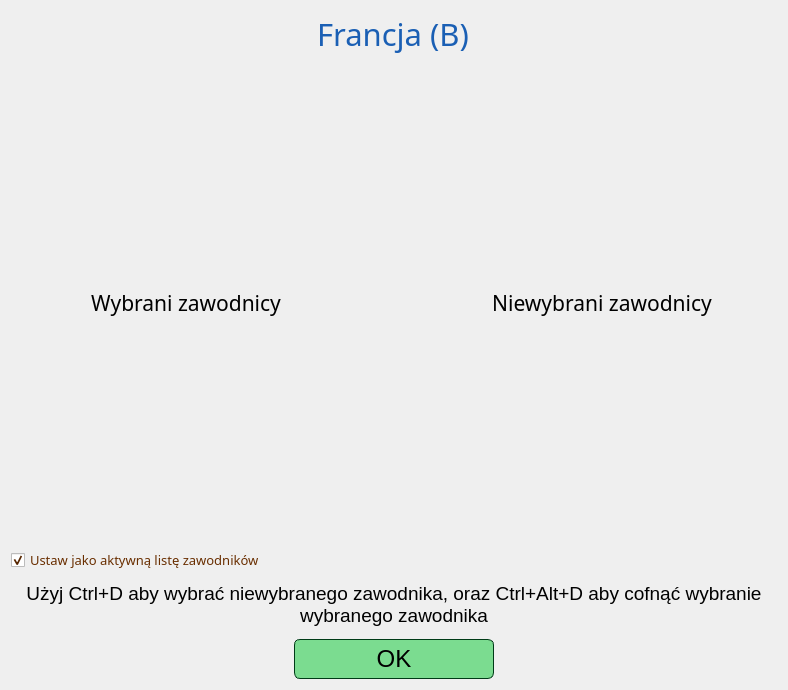
<?xml version="1.0" encoding="UTF-8"?>
<ui version="4.0">
 <class>JumpersListEditorWindow</class>
 <widget class="QDialog" name="JumpersListEditorWindow">
  <property name="geometry">
   <rect>
    <x>0</x>
    <y>0</y>
    <width>788</width>
    <height>690</height>
   </rect>
  </property>
  <property name="windowTitle">
   <string>Edytor listy zawodników</string>
  </property>
  <layout class="QVBoxLayout" name="verticalLayout_3">
   <item>
    <layout class="QHBoxLayout" name="horizontalLayout">
     <item>
      <widget class="QLineEdit" name="lineEdit">
       <property name="font">
        <font>
         <family>Quicksand Medium</family>
         <pointsize>23</pointsize>
        </font>
       </property>
       <property name="styleSheet">
        <string notr="true">QLineEdit{
color: rgb(26, 95, 180);
background: transparent;
border: none;
}</string>
       </property>
       <property name="text">
        <string>Francja (B)</string>
       </property>
       <property name="alignment">
        <set>Qt::AlignCenter</set>
       </property>
      </widget>
     </item>
    </layout>
   </item>
   <item>
    <layout class="QHBoxLayout" name="horizontalLayout_2">
     <item>
      <layout class="QVBoxLayout" name="verticalLayout_2" stretch="0,1">
       <item>
        <widget class="QLabel" name="label">
         <property name="font">
          <font>
           <family>Quicksand Medium</family>
           <pointsize>16</pointsize>
           <bold>false</bold>
          </font>
         </property>
         <property name="text">
          <string>Wybrani zawodnicy</string>
         </property>
         <property name="alignment">
          <set>Qt::AlignCenter</set>
         </property>
        </widget>
       </item>
       <item>
        <layout class="QVBoxLayout" name="verticalLayout_selected"/>
       </item>
      </layout>
     </item>
     <item>
      <spacer name="horizontalSpacer_3">
       <property name="orientation">
        <enum>Qt::Horizontal</enum>
       </property>
       <property name="sizeType">
        <enum>QSizePolicy::Maximum</enum>
       </property>
       <property name="sizeHint" stdset="0">
        <size>
         <width>60</width>
         <height>20</height>
        </size>
       </property>
      </spacer>
     </item>
     <item>
      <layout class="QVBoxLayout" name="verticalLayout" stretch="0,1">
       <item>
        <widget class="QLabel" name="label_2">
         <property name="font">
          <font>
           <family>Quicksand Medium</family>
           <pointsize>16</pointsize>
           <bold>false</bold>
          </font>
         </property>
         <property name="text">
          <string>Niewybrani zawodnicy</string>
         </property>
         <property name="alignment">
          <set>Qt::AlignCenter</set>
         </property>
        </widget>
       </item>
       <item>
        <layout class="QVBoxLayout" name="verticalLayout_unselected"/>
       </item>
      </layout>
     </item>
    </layout>
   </item>
   <item>
    <widget class="QCheckBox" name="checkBox_default">
     <property name="font">
      <font>
       <family>Quicksand SemiBold</family>
       <pointsize>10</pointsize>
       <bold>false</bold>
      </font>
     </property>
     <property name="styleSheet">
      <string notr="true">color: rgb(105, 46, 0);</string>
     </property>
     <property name="text">
      <string>Ustaw jako aktywną listę zawodników</string>
     </property>
     <property name="checked">
      <bool>true</bool>
     </property>
    </widget>
   </item>
   <item>
    <widget class="QTextEdit" name="textEdit_shortcuts">
     <property name="sizePolicy">
      <sizepolicy hsizetype="Expanding" vsizetype="Maximum">
       <horstretch>0</horstretch>
       <verstretch>0</verstretch>
      </sizepolicy>
     </property>
     <property name="maximumSize">
      <size>
       <width>16777215</width>
       <height>55</height>
      </size>
     </property>
     <property name="font">
      <font>
       <pointsize>10</pointsize>
      </font>
     </property>
     <property name="styleSheet">
      <string notr="true">background: transparent; border: none; color: black;</string>
     </property>
     <property name="tabChangesFocus">
      <bool>false</bool>
     </property>
     <property name="documentTitle">
      <string/>
     </property>
     <property name="html">
      <string>&lt;!DOCTYPE HTML PUBLIC &quot;-//W3C//DTD HTML 4.0//EN&quot; &quot;http://www.w3.org/TR/REC-html40/strict.dtd&quot;&gt;
&lt;html&gt;&lt;head&gt;&lt;meta name=&quot;qrichtext&quot; content=&quot;1&quot; /&gt;&lt;meta charset=&quot;utf-8&quot; /&gt;&lt;style type=&quot;text/css&quot;&gt;
p, li { white-space: pre-wrap; }
hr { height: 1px; border-width: 0; }
li.unchecked::marker { content: &quot;\2610&quot;; }
li.checked::marker { content: &quot;\2612&quot;; }
&lt;/style&gt;&lt;/head&gt;&lt;body style=&quot; font-family:'Segoe UI'; font-size:10pt; font-weight:400; font-style:normal;&quot;&gt;
&lt;p align=&quot;center&quot; style=&quot; margin-top:0px; margin-bottom:0px; margin-left:0px; margin-right:0px; -qt-block-indent:0; text-indent:0px;&quot;&gt;&lt;span style=&quot; font-family:'Ubuntu'; font-size:14pt;&quot;&gt;Użyj Ctrl+D aby wybrać niewybranego zawodnika, oraz Ctrl+Alt+D aby cofnąć wybranie wybranego zawodnika&lt;/span&gt;&lt;/p&gt;&lt;/body&gt;&lt;/html&gt;</string>
     </property>
     <property name="textInteractionFlags">
      <set>Qt::NoTextInteraction</set>
     </property>
    </widget>
   </item>
   <item>
    <layout class="QHBoxLayout" name="horizontalLayout_OKButton_2">
     <item>
      <spacer name="horizontalSpacer_4">
       <property name="orientation">
        <enum>Qt::Horizontal</enum>
       </property>
       <property name="sizeHint" stdset="0">
        <size>
         <width>40</width>
         <height>20</height>
        </size>
       </property>
      </spacer>
     </item>
     <item>
      <widget class="QPushButton" name="pushButton_submit">
       <property name="minimumSize">
        <size>
         <width>200</width>
         <height>40</height>
        </size>
       </property>
       <property name="maximumSize">
        <size>
         <width>200</width>
         <height>40</height>
        </size>
       </property>
       <property name="font">
        <font>
         <pointsize>18</pointsize>
        </font>
       </property>
       <property name="styleSheet">
        <string notr="true">QPushButton{
border: 1px solid rgb(0, 59, 23);
border-radius: 6px;
color: rgb(0, 0, 0);
background-color: rgb(123, 220, 144);
}
QPushButton:hover{
background-color: rgb(153, 253, 174);
}</string>
       </property>
       <property name="text">
        <string>OK</string>
       </property>
      </widget>
     </item>
     <item>
      <spacer name="horizontalSpacer_5">
       <property name="orientation">
        <enum>Qt::Horizontal</enum>
       </property>
       <property name="sizeHint" stdset="0">
        <size>
         <width>40</width>
         <height>20</height>
        </size>
       </property>
      </spacer>
     </item>
    </layout>
   </item>
  </layout>
 </widget>
 <resources/>
 <connections/>
</ui>
